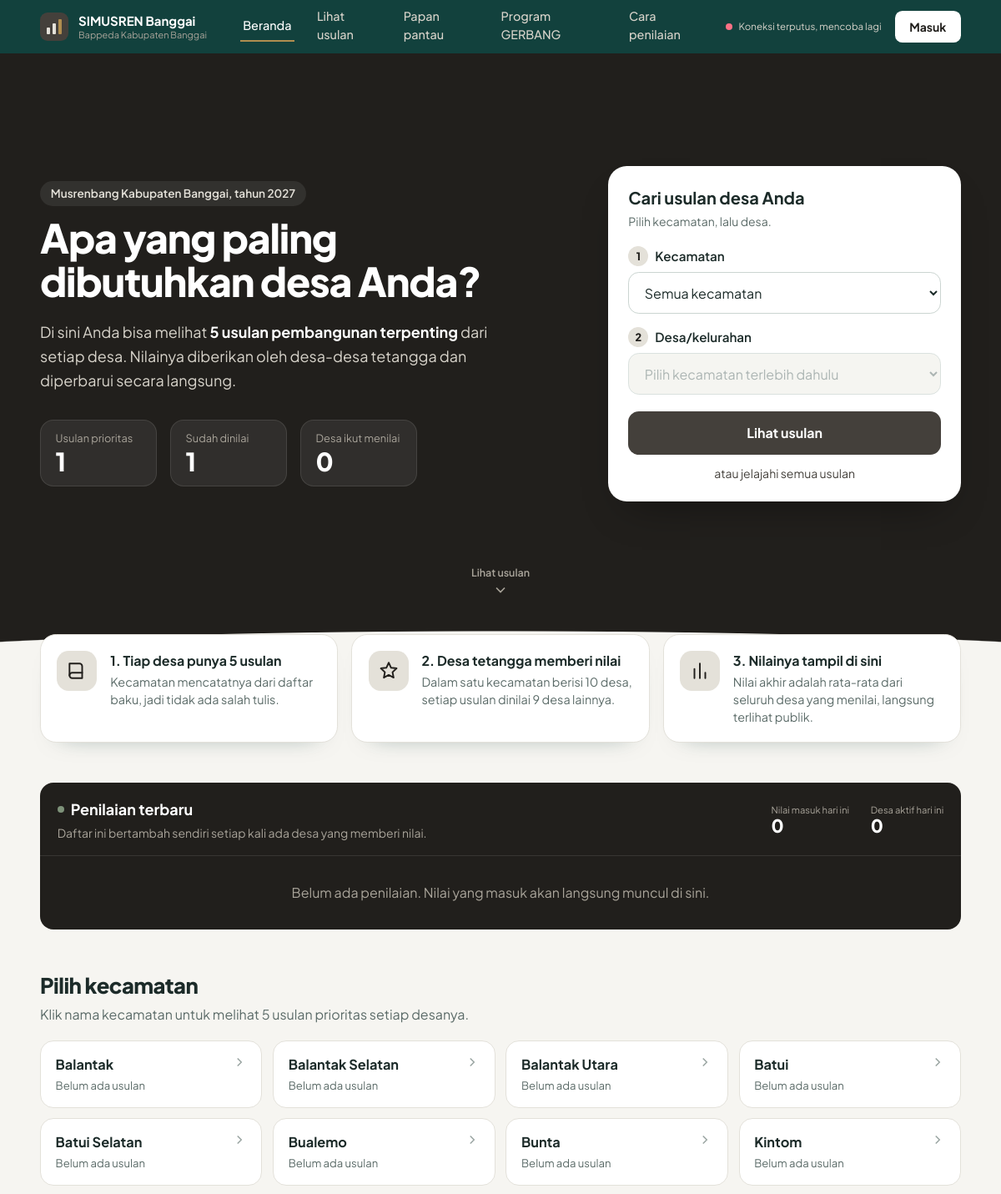
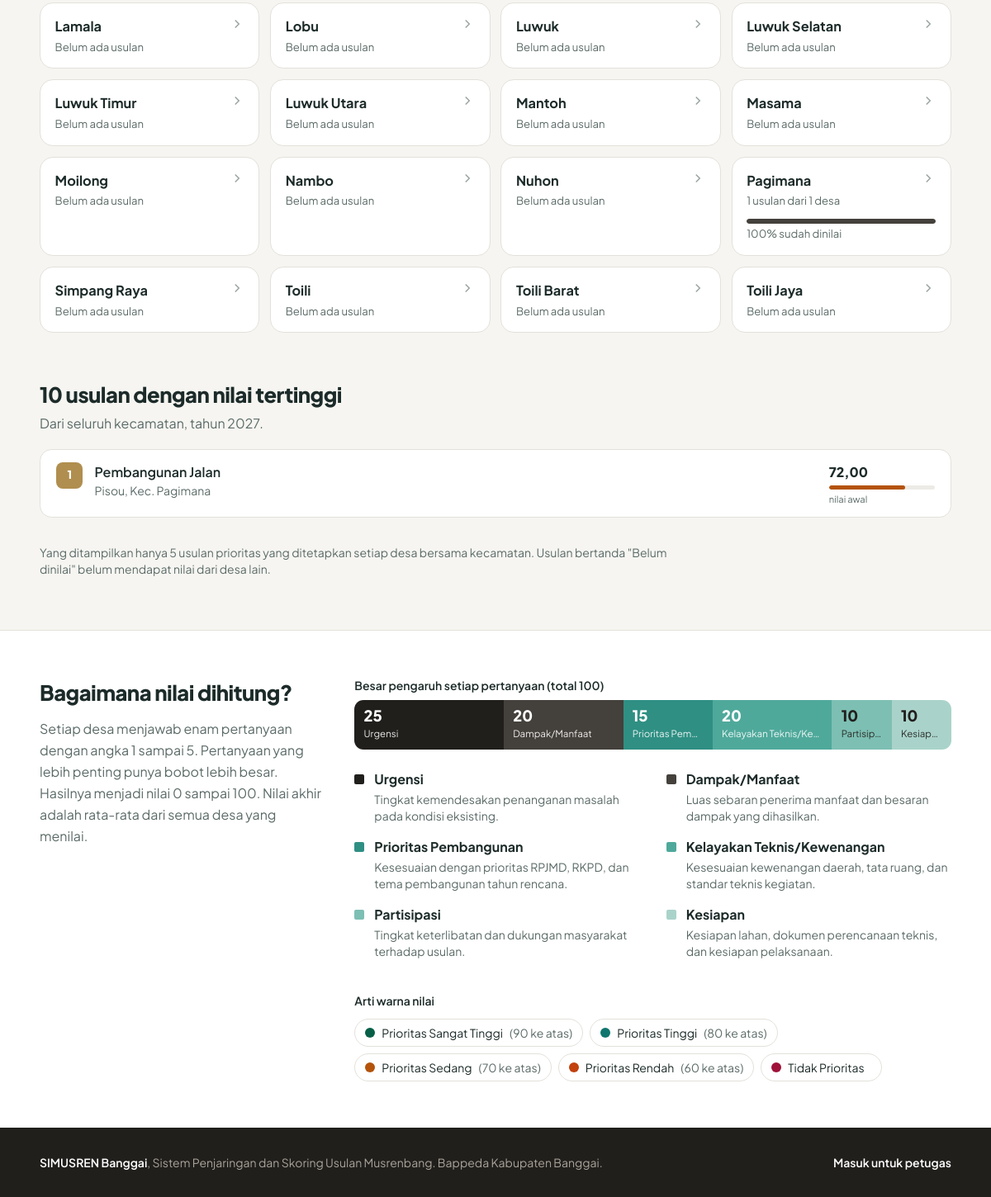
The page / on the database its author committed (2 pictures, top to bottom).
### tables this page shows
CREATE TABLE `tb_kecamatan` (
  `id_kecamatan` INT AUTO_INCREMENT PRIMARY KEY,
  `nama`         VARCHAR(80) NOT NULL,
  `aktif`        TINYINT(1) NOT NULL DEFAULT 1
);

CREATE TABLE `tb_usulan` (
  `id_usulan`         INT AUTO_INCREMENT PRIMARY KEY,
  `kode_usulan`       VARCHAR(40) NOT NULL UNIQUE,
  `tahun`             SMALLINT NOT NULL,
  `id_kecamatan`      INT NOT NULL,
  `desa`              VARCHAR(100) NOT NULL,
  `id_sumber`         INT NOT NULL,
  `id_sektor`         INT NOT NULL,
  `id_opd`            INT NOT NULL,
  `id_kamus`          INT DEFAULT NULL,
  `nama_usulan`       VARCHAR(255) NOT NULL,
  `uraian_masalah`    TEXT,
  `keterangan_lokasi` VARCHAR(255) DEFAULT NULL,
  `volume`            DECIMAL(14,2) DEFAULT 0,
  `satuan`            VARCHAR(30) DEFAULT NULL,
  `estimasi_anggaran` DECIMAL(18,2) DEFAULT 0,
  `nilai_awal`        DECIMAL(6,2) DEFAULT NULL,
  `jumlah_penilai`    INT NOT NULL DEFAULT 0,
  `peringkat_desa`    INT DEFAULT NULL,
  `total_nilai`       DECIMAL(6,2) DEFAULT NULL,
  `id_kategori`       INT DEFAULT NULL,
  `status`            ENUM('Draft','Terverifikasi','Ditolak') NOT NULL DEFAULT 'Draft',
  `catatan_verifikasi` TEXT,
  `id_user`           INT DEFAULT NULL,
  `dibuat_pada`       DATETIME NOT NULL DEFAULT CURRENT_TIMESTAMP,
  `diubah_pada`       DATETIME NOT NULL DEFAULT CURRENT_TIMESTAMP ON UPDATE CURRENT_TIMESTAMP,
  KEY `idx_tahun` (`tahun`),
  KEY `idx_kec` (`id_kecamatan`),
  KEY `idx_desa` (`id_kecamatan`,`desa`),
  KEY `idx_prioritas` (`tahun`,`id_kecamatan`,`desa`,`peringkat_desa`),
  KEY `idx_sektor` (`id_sektor`),
  KEY `idx_opd` (`id_opd`),
  KEY `idx_nilai` (`total_nilai`),
  CONSTRAINT `fk_usulan_kec` FOREIGN KEY (`id_kecamatan`) REFERENCES `tb_kecamatan`(`id_kecamatan`),
  CONSTRAINT `fk_usulan_sumber` FOREIGN KEY (`id_sumber`) REFERENCES `tb_sumber_usulan`(`id_sumber`),
  CONSTRAINT `fk_usulan_sektor` FOREIGN KEY (`id_sektor`) REFERENCES `tb_sektor`(`id_sektor`),
  CONSTRAINT `fk_usulan_opd` FOREIGN KEY (`id_opd`) REFERENCES `tb_opd`(`id_opd`)
);

CREATE TABLE `tb_kategori` (
  `id_kategori`  INT AUTO_INCREMENT PRIMARY KEY,
  `nama`         VARCHAR(60) NOT NULL,
  `batas_bawah`  DECIMAL(6,2) NOT NULL,
  `warna`        VARCHAR(9) NOT NULL DEFAULT '#64748B',
  `urut`         TINYINT NOT NULL DEFAULT 1
);

CREATE TABLE `tb_kriteria` (
  `id_kriteria`  INT AUTO_INCREMENT PRIMARY KEY,
  `kode`         VARCHAR(10) NOT NULL UNIQUE,
  `nama`         VARCHAR(100) NOT NULL,
  `deskripsi`    TEXT,
  `bobot`        DECIMAL(6,2) NOT NULL,
  `skala_maks`   TINYINT NOT NULL DEFAULT 5,
  `urut`         TINYINT NOT NULL DEFAULT 1,
  `aktif`        TINYINT(1) NOT NULL DEFAULT 1
);

### index.php (the view, shortened to what the rows shown need)
<?php
require_once __DIR__ . '/includes/fungsi_publik.php';
$tahun  = (int)($_GET['tahun'] ?? APP_TAHUN_DEFAULT);
$kec    = (int)($_GET['kec'] ?? 0);
$desa   = $kec > 0 ? trim((string)($_GET['desa'] ?? '')) : '';
$nama_kec = '';
if ($nama_kec === '') { $kec = 0; $desa = ''; }
$syarat_publik = SYARAT_PUBLIK;
$peta_desa = peta_desa_publik($koneksi, $tahun);
$kategori = ambil_kategori($koneksi);
$kriteria = ambil_kriteria($koneksi);
if ($kec > 0) {
    $semua_kec = beri_peringkat(jalankan($koneksi, str_replace('SELECT u.*,', 'SELECT u.*, ' . SQL_TARGET_PENILAI . ' AS target,', SQL_USULAN_DASAR) . "
        WHERE $syarat_publik AND u.id_kecamatan = ?
        ORDER BY (u.total_nilai IS NULL), u.total_nilai DESC, u.estimasi_anggaran ASC, u.nama_usulan ASC", 'ii', [$tahun, $kec]));
    $per_desa = [];
    foreach ($peta_desa[$kec] ?? [] as $nd) { $per_desa[$nd] = []; }
    foreach ($semua_kec as $u) { $per_desa[$u['desa']][] = $u; }
    foreach ($per_desa as &$isi_desa) {
        usort($isi_desa, function ($a, $b) { return (int)$a['peringkat_desa'] <=> (int)$b['peringkat_desa']; });
    }
    unset($isi_desa);
    uksort($per_desa, 'strnatcasecmp');
    $daftar = $desa !== ''
        ? array_values(array_filter($semua_kec, function ($u) use ($desa) { return $u['desa'] === $desa; }))
        : $semua_kec;
    if ($desa !== '') {
        usort($daftar, function ($a, $b) { return (int)$a['peringkat_desa'] <=> (int)$b['peringkat_desa']; });
    }
    $desa_berusulan = count(array_filter($per_desa));
    $anggaran_kec   = array_sum(array_column($daftar, 'estimasi_anggaran'));
    $bernilai       = array_filter(array_column($daftar, 'total_nilai'), function ($v) { return $v !== null; });
    $rata_kec       = $bernilai ? array_sum($bernilai) / count($bernilai) : null;
    $menunggu_kec   = count($daftar) - count($bernilai);
} else {
    $rekap_kec = jalankan($koneksi, "
        SELECT kec.id_kecamatan, kec.nama,
               COUNT(u.id_usulan) AS jumlah,
               COALESCE(SUM(u.total_nilai IS NULL), 0) AS menunggu,
               COALESCE(SUM(u.total_nilai IS NOT NULL), 0) AS dinilai,
               MAX(u.total_nilai) AS maks,
               COALESCE(SUM(CASE WHEN u.total_nilai >= 80 THEN 1 ELSE 0 END),0) AS tinggi,
               COUNT(DISTINCT u.desa) AS desa_berusulan
        FROM tb_kecamatan kec
        LEFT JOIN tb_usulan u ON u.id_kecamatan = kec.id_kecamatan AND $syarat_publik
        WHERE kec.aktif = 1
        GROUP BY kec.id_kecamatan, kec.nama
        ORDER BY kec.nama", 'i', [$tahun]);
    $teratas = beri_peringkat(jalankan($koneksi, SQL_USULAN_DASAR . "
        WHERE $syarat_publik AND u.total_nilai IS NOT NULL
        ORDER BY u.total_nilai DESC, u.estimasi_anggaran ASC LIMIT 10", 'i', [$tahun]));
}
$warna_bobot = ['#211F1C', '#44403B', '#2F8F83', '#4FA99B', '#7DBFB3', '#A9D3CA'];
?>
<?php
require __DIR__ . '/includes/publik_atas.php';
?>
<section id="beranda" class="hero hero-penuh">
  <div class="wadah pt-12 pb-28 grid gap-10 lg:gap-16 lg:grid-cols-12 items-center relative z-10 w-full">
    <div class="lg:col-span-7">
      <h1 class="text-4xl md:text-5xl xl:text-6xl mt-3">Apa yang paling dibutuhkan desa Anda?</h1>
    </div>
  </div>
</section>
<main id="data" class="wadah -mt-10 pb-16 relative z-10 scroll-mt-20">
  <div data-langsung id="langsung-data">
  <section class="umpan mb-12" aria-labelledby="judulUmpan">
    <div class="umpan-kepala">
      <div>
        <h2 id="judulUmpan" class="text-lg font-bold flex items-center gap-2">
          <span class="langsung-titik" aria-hidden="true"></span>
          Penilaian terbaru<?= $kec > 0 ? ' di Kecamatan ' . e($nama_kec) : '' ?>
        </h2>
      </div>
    </div>
  </section>
<?php if ($kec === 0): ?>
  <h2 class="judul-bagian">Pilih kecamatan</h2>
  <ul class="petak-kec mb-14">
    <?php foreach ($rekap_kec as $r):
        $j = (int)$r['jumlah'];
        $persen = $j ? round((int)$r['dinilai'] / $j * 100) : 0; ?>
      <li>
        <a href="index.php?tahun=<?= $tahun ?>&amp;kec=<?= (int)$r['id_kecamatan'] ?>#data">
          <span class="flex items-start justify-between gap-2">
            <b><?= e($r['nama']) ?></b>
            <svg width="18" height="18" viewBox="0 0 24 24" fill="none" stroke="currentColor" stroke-width="2" aria-hidden="true" class="panah"><path d="M9 6l6 6-6 6"/></svg>
          </span>
          <?php if ($j): ?>
            <span class="ket"><?= $j ?> usulan dari <?= (int)$r['desa_berusulan'] ?> desa</span>
            <span class="jalur-progres mt-3"><i style="width:<?= $persen ?>%"></i></span>
            <span class="ket mt-1"><?= $persen ?>% sudah dinilai</span>
          <?php else: ?>
            <span class="ket">Belum ada usulan</span>
          <?php endif; ?>
        </a>
      </li>
    <?php endforeach; ?>
  </ul>
  <h2 class="judul-bagian">10 usulan dengan nilai tertinggi</h2>
  <?php if ($teratas): ?>
    <ol class="daftar-sederhana kartu">
      <?php foreach ($teratas as $u): $p = (int)$u['peringkat']; ?>
        <li>
          <span class="rank <?= $p <= 3 ? 'r' . $p : '' ?>"><?= $p ?></span>
          <span class="min-w-0 flex-1">
            <a href="lihat_usulan.php?id=<?= (int)$u['id_usulan'] ?>" class="font-semibold hover:underline"><?= e($u['nama_usulan']) ?></a>
            <span class="block text-sm" style="color:var(--redup)"><?= e($u['desa']) ?>, Kec. <?= e($u['kecamatan']) ?></span>
          </span>
          <span class="w-32 shrink-0"><?= sel_nilai($u) ?></span>
        </li>
      <?php endforeach; ?>
    </ol>
  <?php else: ?>
    <p class="kartu p-8 text-center" style="color:var(--redup)">Belum ada usulan yang dinilai untuk tahun <?= $tahun ?>.</p>
  <?php endif; ?>
<?php endif; ?>
  </div>
</main>
<section id="penilaian" class="bg-white border-t scroll-mt-16" style="border-color:var(--garis)">
  <div class="wadah py-14 grid gap-10 lg:grid-cols-12">
    <div class="lg:col-span-4">
      <h2 class="judul-bagian">Bagaimana nilai dihitung?</h2>
    </div>
    <div class="lg:col-span-8">
      <div class="bobot" role="img" aria-label="Pembagian bobot pertanyaan penilaian">
        <?php foreach ($kriteria as $i => $k): ?>
          <div style="width:<?= (float)$k['bobot'] ?>%;background:<?= $warna_bobot[$i % 6] ?>;<?= $i % 6 >= 4 ? 'color:#211F1C' : '' ?>"
               title="<?= e($k['nama']) ?>: <?= angka($k['bobot'], 0) ?>">
            <b><?= angka($k['bobot'], 0) ?></b><span><?= e($k['nama']) ?></span>
          </div>
        <?php endforeach; ?>
      </div>
      <ul class="mt-6 grid gap-x-8 gap-y-4 sm:grid-cols-2">
        <?php foreach ($kriteria as $i => $k): ?>
          <li class="flex gap-3">
            <span class="mt-1.5 w-3 h-3 rounded-sm shrink-0" style="background:<?= $warna_bobot[$i % 6] ?>"></span>
            <span><b><?= e($k['nama']) ?></b>
              <span class="block text-sm mt-0.5" style="color:var(--redup)"><?= e($k['deskripsi']) ?></span></span>
          </li>
        <?php endforeach; ?>
      </ul>
      <div class="flex flex-wrap gap-2">
        <?php foreach ($kategori as $k): ?>
          <span class="inline-flex items-center gap-2 text-sm px-3 py-1.5 rounded-full border" style="border-color:var(--garis)">
            <span class="w-3 h-3 rounded-full" style="background:<?= e($k['warna']) ?>"></span>
            <?= e($k['nama']) ?>
            <span style="color:var(--redup)"><?= (float)$k['batas_bawah'] > 0 ? '(' . angka($k['batas_bawah'], 0) . ' ke atas)' : '' ?></span>
          </span>
        <?php endforeach; ?>
      </div>
    </div>
  </div>
</section>
<?php require __DIR__ . '/includes/publik_bawah.php'; ?>

### includes/fungsi_publik.php (shortened to what the rows shown need)
<?php
require_once __DIR__ . '/fungsi.php';
function beri_peringkat(array $baris): array
{
    $nomor = 0;
    $sebelum = null;
    $urut = 0;
    foreach ($baris as $i => $b) {
        $urut++;
        if ($sebelum === null || (float)$b['total_nilai'] < (float)$sebelum) {
            $nomor = $urut;
            $sebelum = $b['total_nilai'];
        }
        $baris[$i]['peringkat'] = $nomor;
    }
    return $baris;
}
function sel_nilai(array $u): string
{
    $n_penilai = (int)($u['jumlah_penilai'] ?? 0);
    $n = (float)$u['total_nilai'];
    $w = max(2, min(100, $n));
    $sumber = $n_penilai > 0 ? $n_penilai . ' desa menilai' : 'nilai awal';
    return '<div class="nilai"><span class="angka">' . angka($n) . '</span>'
         . '<span class="batang"><i style="width:' . $w . '%;background:' . e($u['warna_kategori'] ?: '#64748B') . '"></i></span>'
         . '<span class="sumber">' . $sumber . '</span></div>';
}

### rows shown on the page
tb_kecamatan: nama "Balantak", shows "Belum ada usulan"
tb_kecamatan: nama "Balantak Selatan", shows "Belum ada usulan"
tb_kecamatan: nama "Balantak Utara", shows "Belum ada usulan"
tb_kecamatan: nama "Batui", shows "Belum ada usulan"
tb_kecamatan: nama "Batui Selatan", shows "Belum ada usulan"
tb_kecamatan: nama "Bualemo", shows "Belum ada usulan"
tb_kecamatan: nama "Bunta", shows "Belum ada usulan"
tb_kecamatan: nama "Kintom", shows "Belum ada usulan"
tb_kecamatan: nama "Lamala", shows "Belum ada usulan"
tb_kecamatan: nama "Lobu", shows "Belum ada usulan"
tb_kecamatan: nama "Luwuk", shows "Belum ada usulan"
tb_kecamatan: nama "Luwuk Selatan", shows "Belum ada usulan"
tb_kecamatan: nama "Luwuk Timur", shows "Belum ada usulan"
tb_kecamatan: nama "Luwuk Utara", shows "Belum ada usulan"
tb_kecamatan: nama "Mantoh", shows "Belum ada usulan"
tb_kecamatan: nama "Masama", shows "Belum ada usulan"
tb_kecamatan: nama "Moilong", shows "Belum ada usulan"
tb_kecamatan: nama "Nambo", shows "Belum ada usulan"
tb_kecamatan: nama "Nuhon", shows "Belum ada usulan"
tb_kecamatan: nama "Pagimana", j "1", desa_berusulan "1", persen "100"
tb_kecamatan: nama "Simpang Raya", shows "Belum ada usulan"
tb_kecamatan: nama "Toili", shows "Belum ada usulan"
tb_kecamatan: nama "Toili Barat", shows "Belum ada usulan"
tb_kecamatan: nama "Toili Jaya", shows "Belum ada usulan"
tb_usulan: p "1", nama_usulan "Pembangunan Jalan", desa "Pisou", id_kecamatan.nama "Pagimana", total_nilai "72,00", jumlah_penilai "nilai awal"
tb_kriteria: bobot "25", nama "Urgensi", deskripsi "Tingkat kemendesakan penanganan masalah pada kondisi eksisting."
tb_kriteria: bobot "20", nama "Dampak/Manfaat", deskripsi "Luas sebaran penerima manfaat dan besaran dampak yang dihasilkan."
tb_kriteria: bobot "15", nama "Prioritas Pem…", nama "Prioritas Pembangunan", deskripsi "Kesesuaian dengan prioritas RPJMD, RKPD, dan tema pembangunan tahun rencana."
tb_kriteria: bobot "20", nama "Kelayakan Teknis/Ke…", nama "Kelayakan Teknis/Kewenangan", deskripsi "Kesesuaian kewenangan daerah, tata ruang, dan standar teknis kegiatan."
tb_kriteria: bobot "10", nama "Partisip…", nama "Partisipasi", deskripsi "Tingkat keterlibatan dan dukungan masyarakat terhadap usulan."
tb_kriteria: bobot "10", nama "Kesiapan", deskripsi "Kesiapan lahan, dokumen perencanaan teknis, dan kesiapan pelaksanaan."
tb_kategori: nama "Prioritas Sangat Tinggi", batas_bawah "90"
tb_kategori: nama "Prioritas Tinggi", batas_bawah "80"
tb_kategori: nama "Prioritas Sedang", batas_bawah "70"
tb_kategori: nama "Prioritas Rendah", batas_bawah "60"
tb_kategori: nama "Tidak Prioritas"

### other values the page prints
APP_NAMA "SIMUSREN Banggai"
APP_INSTANSI "Bappeda Kabupaten Banggai"
$m[0] "Beranda"
$m[0] "Lihat usulan"
$m[0] "Papan pantau"
$m[0] "Program GERBANG"
$m[0] "Cara penilaian"
$tahun "2027"
JUMLAH_PRIORITAS_DESA "5"
$ringkas['jumlah'] "1"
$ringkas['dinilai'] "1"
$ringkas['desa_menilai'] "0"
$statistik_umpan['hari_ini'] "0"
$statistik_umpan['desa_hari_ini'] "0"
APP_SUBJUDUL "Sistem Penjaringan dan Skoring Usulan Musrenbang"
